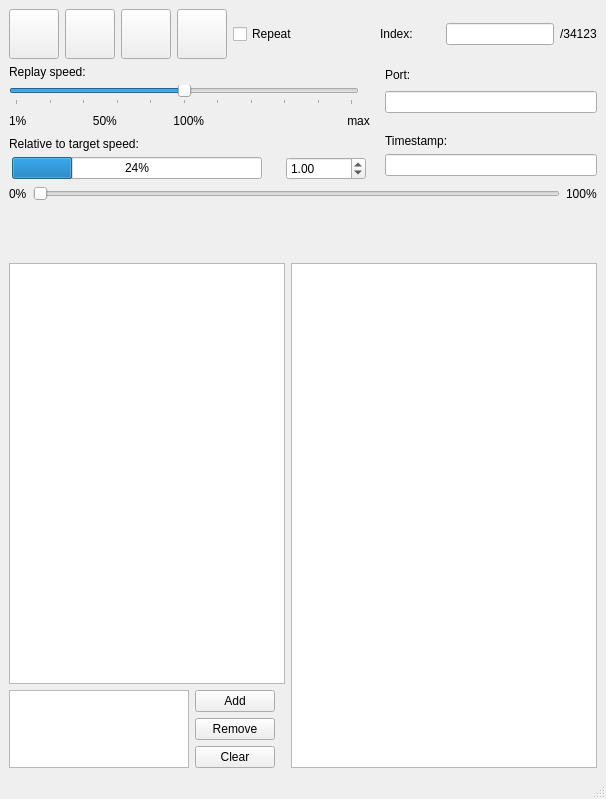
<?xml version="1.0" encoding="UTF-8"?>
<ui version="4.0">
 <class>MainWindow</class>
 <widget class="QMainWindow" name="MainWindow">
  <property name="geometry">
   <rect>
    <x>0</x>
    <y>0</y>
    <width>606</width>
    <height>799</height>
   </rect>
  </property>
  <property name="windowTitle">
   <string>MainWindow</string>
  </property>
  <widget class="QWidget" name="centralwidget">
   <layout class="QGridLayout" name="gridLayout">
    <item row="0" column="0">
     <layout class="QVBoxLayout" name="verticalLayout">
      <property name="sizeConstraint">
       <enum>QLayout::SetFixedSize</enum>
      </property>
      <item>
       <layout class="QHBoxLayout" name="horizontalLayout_5">
        <item>
         <widget class="QPushButton" name="pushButton">
          <property name="sizePolicy">
           <sizepolicy hsizetype="Fixed" vsizetype="Fixed">
            <horstretch>0</horstretch>
            <verstretch>0</verstretch>
           </sizepolicy>
          </property>
          <property name="minimumSize">
           <size>
            <width>50</width>
            <height>50</height>
           </size>
          </property>
          <property name="maximumSize">
           <size>
            <width>50</width>
            <height>50</height>
           </size>
          </property>
          <property name="text">
           <string/>
          </property>
          <property name="icon">
           <iconset resource="ressources.qrc">
            <normaloff>:/icons/icons/Icons-master/picol_latest_prerelease_svg/controls_rewind.svg</normaloff>:/icons/icons/Icons-master/picol_latest_prerelease_svg/controls_rewind.svg</iconset>
          </property>
          <property name="iconSize">
           <size>
            <width>35</width>
            <height>35</height>
           </size>
          </property>
         </widget>
        </item>
        <item>
         <widget class="QPushButton" name="playButton">
          <property name="sizePolicy">
           <sizepolicy hsizetype="Fixed" vsizetype="Fixed">
            <horstretch>0</horstretch>
            <verstretch>0</verstretch>
           </sizepolicy>
          </property>
          <property name="minimumSize">
           <size>
            <width>50</width>
            <height>50</height>
           </size>
          </property>
          <property name="maximumSize">
           <size>
            <width>50</width>
            <height>50</height>
           </size>
          </property>
          <property name="text">
           <string/>
          </property>
          <property name="icon">
           <iconset resource="ressources.qrc">
            <normaloff>:/icons/icons/Icons-master/picol_latest_prerelease_svg/controls_play.svg</normaloff>
            <normalon>:/icons/icons/Icons-master/picol_latest_prerelease_svg/controls_pause.svg</normalon>:/icons/icons/Icons-master/picol_latest_prerelease_svg/controls_play.svg</iconset>
          </property>
          <property name="iconSize">
           <size>
            <width>35</width>
            <height>35</height>
           </size>
          </property>
          <property name="checkable">
           <bool>true</bool>
          </property>
         </widget>
        </item>
        <item>
         <widget class="QPushButton" name="pushButton_2">
          <property name="sizePolicy">
           <sizepolicy hsizetype="Fixed" vsizetype="Fixed">
            <horstretch>0</horstretch>
            <verstretch>0</verstretch>
           </sizepolicy>
          </property>
          <property name="minimumSize">
           <size>
            <width>50</width>
            <height>50</height>
           </size>
          </property>
          <property name="maximumSize">
           <size>
            <width>50</width>
            <height>50</height>
           </size>
          </property>
          <property name="text">
           <string/>
          </property>
          <property name="icon">
           <iconset resource="ressources.qrc">
            <normaloff>:/icons/icons/Icons-master/picol_latest_prerelease_svg/controls_fast_forward.svg</normaloff>:/icons/icons/Icons-master/picol_latest_prerelease_svg/controls_fast_forward.svg</iconset>
          </property>
          <property name="iconSize">
           <size>
            <width>35</width>
            <height>35</height>
           </size>
          </property>
         </widget>
        </item>
        <item>
         <widget class="QPushButton" name="pushButton_5">
          <property name="sizePolicy">
           <sizepolicy hsizetype="Fixed" vsizetype="Fixed">
            <horstretch>0</horstretch>
            <verstretch>0</verstretch>
           </sizepolicy>
          </property>
          <property name="minimumSize">
           <size>
            <width>50</width>
            <height>50</height>
           </size>
          </property>
          <property name="maximumSize">
           <size>
            <width>50</width>
            <height>50</height>
           </size>
          </property>
          <property name="text">
           <string/>
          </property>
          <property name="icon">
           <iconset resource="ressources.qrc">
            <normaloff>:/icons/icons/Icons-master/picol_latest_prerelease_svg/controls_stop.svg</normaloff>:/icons/icons/Icons-master/picol_latest_prerelease_svg/controls_stop.svg</iconset>
          </property>
          <property name="iconSize">
           <size>
            <width>35</width>
            <height>35</height>
           </size>
          </property>
         </widget>
        </item>
        <item>
         <widget class="QCheckBox" name="checkBox">
          <property name="sizePolicy">
           <sizepolicy hsizetype="Fixed" vsizetype="Fixed">
            <horstretch>0</horstretch>
            <verstretch>0</verstretch>
           </sizepolicy>
          </property>
          <property name="minimumSize">
           <size>
            <width>100</width>
            <height>50</height>
           </size>
          </property>
          <property name="maximumSize">
           <size>
            <width>100</width>
            <height>50</height>
           </size>
          </property>
          <property name="text">
           <string>Repeat</string>
          </property>
          <property name="icon">
           <iconset resource="ressources.qrc">
            <normaloff>:/icons/icons/Icons-master/picol_latest_prerelease_svg/refresh.svg</normaloff>:/icons/icons/Icons-master/picol_latest_prerelease_svg/refresh.svg</iconset>
          </property>
         </widget>
        </item>
        <item>
         <spacer name="horizontalSpacer">
          <property name="orientation">
           <enum>Qt::Horizontal</enum>
          </property>
          <property name="sizeHint" stdset="0">
           <size>
            <width>40</width>
            <height>20</height>
           </size>
          </property>
         </spacer>
        </item>
        <item>
         <widget class="QLabel" name="label">
          <property name="minimumSize">
           <size>
            <width>60</width>
            <height>0</height>
           </size>
          </property>
          <property name="maximumSize">
           <size>
            <width>60</width>
            <height>16777215</height>
           </size>
          </property>
          <property name="text">
           <string>Index:</string>
          </property>
         </widget>
        </item>
        <item>
         <widget class="QLineEdit" name="lineEdit">
          <property name="sizePolicy">
           <sizepolicy hsizetype="Fixed" vsizetype="Fixed">
            <horstretch>0</horstretch>
            <verstretch>0</verstretch>
           </sizepolicy>
          </property>
         </widget>
        </item>
        <item>
         <widget class="QLabel" name="label_sample_count">
          <property name="text">
           <string>/34123</string>
          </property>
         </widget>
        </item>
       </layout>
      </item>
      <item>
       <layout class="QHBoxLayout" name="horizontalLayout_3">
        <item>
         <layout class="QVBoxLayout" name="verticalLayout_4">
          <property name="sizeConstraint">
           <enum>QLayout::SetDefaultConstraint</enum>
          </property>
          <item>
           <widget class="QLabel" name="label_3">
            <property name="sizePolicy">
             <sizepolicy hsizetype="Fixed" vsizetype="Fixed">
              <horstretch>0</horstretch>
              <verstretch>0</verstretch>
             </sizepolicy>
            </property>
            <property name="maximumSize">
             <size>
              <width>16777215</width>
              <height>20</height>
             </size>
            </property>
            <property name="text">
             <string>Replay speed:</string>
            </property>
           </widget>
          </item>
          <item>
           <widget class="QSlider" name="speedSlider">
            <property name="sizePolicy">
             <sizepolicy hsizetype="Fixed" vsizetype="Fixed">
              <horstretch>0</horstretch>
              <verstretch>0</verstretch>
             </sizepolicy>
            </property>
            <property name="minimumSize">
             <size>
              <width>250</width>
              <height>0</height>
             </size>
            </property>
            <property name="maximumSize">
             <size>
              <width>350</width>
              <height>16777215</height>
             </size>
            </property>
            <property name="maximum">
             <number>100</number>
            </property>
            <property name="singleStep">
             <number>1</number>
            </property>
            <property name="pageStep">
             <number>1</number>
            </property>
            <property name="value">
             <number>50</number>
            </property>
            <property name="sliderPosition">
             <number>50</number>
            </property>
            <property name="tracking">
             <bool>true</bool>
            </property>
            <property name="orientation">
             <enum>Qt::Horizontal</enum>
            </property>
            <property name="tickPosition">
             <enum>QSlider::TicksBelow</enum>
            </property>
            <property name="tickInterval">
             <number>10</number>
            </property>
           </widget>
          </item>
          <item>
           <widget class="QLabel" name="label_6">
            <property name="sizePolicy">
             <sizepolicy hsizetype="Fixed" vsizetype="Fixed">
              <horstretch>0</horstretch>
              <verstretch>0</verstretch>
             </sizepolicy>
            </property>
            <property name="minimumSize">
             <size>
              <width>0</width>
              <height>20</height>
             </size>
            </property>
            <property name="maximumSize">
             <size>
              <width>16777215</width>
              <height>20</height>
             </size>
            </property>
            <property name="text">
             <string>1%                    50%                 100%                                           max</string>
            </property>
           </widget>
          </item>
          <item>
           <widget class="QLabel" name="label_7">
            <property name="sizePolicy">
             <sizepolicy hsizetype="Fixed" vsizetype="Fixed">
              <horstretch>0</horstretch>
              <verstretch>0</verstretch>
             </sizepolicy>
            </property>
            <property name="maximumSize">
             <size>
              <width>16777215</width>
              <height>20</height>
             </size>
            </property>
            <property name="text">
             <string>Relative to target speed:</string>
            </property>
           </widget>
          </item>
          <item>
           <layout class="QHBoxLayout" name="horizontalLayout">
            <property name="spacing">
             <number>6</number>
            </property>
            <property name="topMargin">
             <number>0</number>
            </property>
            <item>
             <widget class="QProgressBar" name="progressBar">
              <property name="sizePolicy">
               <sizepolicy hsizetype="Fixed" vsizetype="Fixed">
                <horstretch>0</horstretch>
                <verstretch>0</verstretch>
               </sizepolicy>
              </property>
              <property name="minimumSize">
               <size>
                <width>250</width>
                <height>0</height>
               </size>
              </property>
              <property name="maximumSize">
               <size>
                <width>250</width>
                <height>16777215</height>
               </size>
              </property>
              <property name="value">
               <number>24</number>
              </property>
              <property name="alignment">
               <set>Qt::AlignLeading|Qt::AlignLeft|Qt::AlignVCenter</set>
              </property>
             </widget>
            </item>
            <item>
             <spacer name="horizontalSpacer_4">
              <property name="orientation">
               <enum>Qt::Horizontal</enum>
              </property>
              <property name="sizeType">
               <enum>QSizePolicy::Fixed</enum>
              </property>
              <property name="sizeHint" stdset="0">
               <size>
                <width>15</width>
                <height>20</height>
               </size>
              </property>
             </spacer>
            </item>
            <item>
             <widget class="QDoubleSpinBox" name="speedBox">
              <property name="sizePolicy">
               <sizepolicy hsizetype="Fixed" vsizetype="Fixed">
                <horstretch>0</horstretch>
                <verstretch>0</verstretch>
               </sizepolicy>
              </property>
              <property name="minimumSize">
               <size>
                <width>80</width>
                <height>0</height>
               </size>
              </property>
              <property name="maximumSize">
               <size>
                <width>80</width>
                <height>16777215</height>
               </size>
              </property>
              <property name="alignment">
               <set>Qt::AlignLeading|Qt::AlignLeft|Qt::AlignVCenter</set>
              </property>
              <property name="minimum">
               <double>0.010000000000000</double>
              </property>
              <property name="maximum">
               <double>10000.000000000000000</double>
              </property>
              <property name="singleStep">
               <double>0.010000000000000</double>
              </property>
              <property name="value">
               <double>1.000000000000000</double>
              </property>
             </widget>
            </item>
           </layout>
          </item>
         </layout>
        </item>
        <item>
         <spacer name="horizontalSpacer_2">
          <property name="orientation">
           <enum>Qt::Horizontal</enum>
          </property>
          <property name="sizeHint" stdset="0">
           <size>
            <width>40</width>
            <height>20</height>
           </size>
          </property>
         </spacer>
        </item>
        <item>
         <layout class="QVBoxLayout" name="verticalLayout_6">
          <property name="sizeConstraint">
           <enum>QLayout::SetDefaultConstraint</enum>
          </property>
          <property name="topMargin">
           <number>0</number>
          </property>
          <property name="rightMargin">
           <number>0</number>
          </property>
          <item>
           <widget class="QLabel" name="label_4">
            <property name="sizePolicy">
             <sizepolicy hsizetype="Expanding" vsizetype="Fixed">
              <horstretch>0</horstretch>
              <verstretch>0</verstretch>
             </sizepolicy>
            </property>
            <property name="minimumSize">
             <size>
              <width>0</width>
              <height>20</height>
             </size>
            </property>
            <property name="maximumSize">
             <size>
              <width>16777215</width>
              <height>20</height>
             </size>
            </property>
            <property name="text">
             <string>Port:</string>
            </property>
           </widget>
          </item>
          <item>
           <layout class="QHBoxLayout" name="horizontalLayout_2">
            <property name="topMargin">
             <number>0</number>
            </property>
            <property name="bottomMargin">
             <number>0</number>
            </property>
            <item>
             <widget class="QLineEdit" name="lineEdit_2">
              <property name="minimumSize">
               <size>
                <width>212</width>
                <height>0</height>
               </size>
              </property>
              <property name="text">
               <string/>
              </property>
             </widget>
            </item>
           </layout>
          </item>
          <item>
           <spacer name="verticalSpacer">
            <property name="orientation">
             <enum>Qt::Vertical</enum>
            </property>
            <property name="sizeType">
             <enum>QSizePolicy::Fixed</enum>
            </property>
            <property name="sizeHint" stdset="0">
             <size>
              <width>20</width>
              <height>9</height>
             </size>
            </property>
           </spacer>
          </item>
          <item>
           <layout class="QHBoxLayout" name="horizontalLayout_7">
            <property name="topMargin">
             <number>0</number>
            </property>
            <item>
             <widget class="QLabel" name="label_5">
              <property name="sizePolicy">
               <sizepolicy hsizetype="Expanding" vsizetype="Fixed">
                <horstretch>0</horstretch>
                <verstretch>0</verstretch>
               </sizepolicy>
              </property>
              <property name="minimumSize">
               <size>
                <width>0</width>
                <height>20</height>
               </size>
              </property>
              <property name="maximumSize">
               <size>
                <width>16777215</width>
                <height>20</height>
               </size>
              </property>
              <property name="text">
               <string>Timestamp:</string>
              </property>
              <property name="alignment">
               <set>Qt::AlignBottom|Qt::AlignLeading|Qt::AlignLeft</set>
              </property>
              <property name="margin">
               <number>0</number>
              </property>
             </widget>
            </item>
           </layout>
          </item>
          <item>
           <layout class="QHBoxLayout" name="horizontalLayout_6">
            <property name="spacing">
             <number>6</number>
            </property>
            <property name="topMargin">
             <number>0</number>
            </property>
            <item>
             <widget class="QLineEdit" name="lineEdit_3"/>
            </item>
           </layout>
          </item>
         </layout>
        </item>
       </layout>
      </item>
      <item>
       <layout class="QHBoxLayout" name="horizontalLayout_4">
        <item>
         <widget class="QLabel" name="label_8">
          <property name="text">
           <string>0%</string>
          </property>
         </widget>
        </item>
        <item>
         <widget class="QSlider" name="horizontalSlider">
          <property name="orientation">
           <enum>Qt::Horizontal</enum>
          </property>
         </widget>
        </item>
        <item>
         <widget class="QLabel" name="label_9">
          <property name="text">
           <string>100%</string>
          </property>
         </widget>
        </item>
       </layout>
      </item>
      <item>
       <widget class="QwtPlot" name="qwtPlot">
        <property name="sizePolicy">
         <sizepolicy hsizetype="Expanding" vsizetype="Fixed">
          <horstretch>0</horstretch>
          <verstretch>0</verstretch>
         </sizepolicy>
        </property>
        <property name="minimumSize">
         <size>
          <width>0</width>
          <height>50</height>
         </size>
        </property>
        <property name="maximumSize">
         <size>
          <width>16777215</width>
          <height>50</height>
         </size>
        </property>
       </widget>
      </item>
      <item>
       <layout class="QHBoxLayout" name="horizontalLayout_8">
        <item>
         <layout class="QVBoxLayout" name="verticalLayout_8">
          <property name="leftMargin">
           <number>0</number>
          </property>
          <property name="topMargin">
           <number>0</number>
          </property>
          <item>
           <widget class="QListView" name="taskNameList">
            <property name="sizePolicy">
             <sizepolicy hsizetype="Maximum" vsizetype="Expanding">
              <horstretch>0</horstretch>
              <verstretch>0</verstretch>
             </sizepolicy>
            </property>
            <property name="maximumSize">
             <size>
              <width>300</width>
              <height>16777215</height>
             </size>
            </property>
            <property name="editTriggers">
             <set>QAbstractItemView::NoEditTriggers</set>
            </property>
           </widget>
          </item>
          <item>
           <layout class="QHBoxLayout" name="horizontalLayout_9">
            <property name="topMargin">
             <number>0</number>
            </property>
            <item>
             <widget class="QTreeView" name="treeView">
              <property name="sizePolicy">
               <sizepolicy hsizetype="Maximum" vsizetype="Maximum">
                <horstretch>0</horstretch>
                <verstretch>0</verstretch>
               </sizepolicy>
              </property>
              <property name="minimumSize">
               <size>
                <width>0</width>
                <height>0</height>
               </size>
              </property>
              <property name="maximumSize">
               <size>
                <width>180</width>
                <height>110</height>
               </size>
              </property>
             </widget>
            </item>
            <item>
             <layout class="QVBoxLayout" name="verticalLayout_9">
              <property name="rightMargin">
               <number>10</number>
              </property>
              <item>
               <widget class="QPushButton" name="pushButton_6">
                <property name="text">
                 <string>Add</string>
                </property>
                <property name="icon">
                 <iconset resource="ressources.qrc">
                  <normaloff>:/icons/icons/Icons-master/picol_latest_prerelease_svg/plus.svg</normaloff>:/icons/icons/Icons-master/picol_latest_prerelease_svg/plus.svg</iconset>
                </property>
               </widget>
              </item>
              <item>
               <widget class="QPushButton" name="pushButton_4">
                <property name="text">
                 <string>Remove</string>
                </property>
                <property name="icon">
                 <iconset resource="ressources.qrc">
                  <normaloff>:/icons/icons/Icons-master/picol_latest_prerelease_svg/cancel.svg</normaloff>:/icons/icons/Icons-master/picol_latest_prerelease_svg/cancel.svg</iconset>
                </property>
               </widget>
              </item>
              <item>
               <widget class="QPushButton" name="pushButton_8">
                <property name="text">
                 <string>Clear</string>
                </property>
                <property name="icon">
                 <iconset resource="ressources.qrc">
                  <normaloff>:/icons/icons/Icons-master/picol_latest_prerelease_svg/trash.svg</normaloff>:/icons/icons/Icons-master/picol_latest_prerelease_svg/trash.svg</iconset>
                </property>
               </widget>
              </item>
             </layout>
            </item>
           </layout>
          </item>
         </layout>
        </item>
        <item>
         <widget class="QTreeView" name="treeView_2">
          <property name="sizePolicy">
           <sizepolicy hsizetype="Expanding" vsizetype="Expanding">
            <horstretch>0</horstretch>
            <verstretch>0</verstretch>
           </sizepolicy>
          </property>
          <property name="minimumSize">
           <size>
            <width>0</width>
            <height>300</height>
           </size>
          </property>
         </widget>
        </item>
       </layout>
      </item>
     </layout>
    </item>
   </layout>
  </widget>
  <widget class="QMenuBar" name="menubar">
   <property name="geometry">
    <rect>
     <x>0</x>
     <y>0</y>
     <width>606</width>
     <height>24</height>
    </rect>
   </property>
  </widget>
  <widget class="QStatusBar" name="statusbar"/>
 </widget>
 <customwidgets>
  <customwidget>
   <class>QwtPlot</class>
   <extends>QFrame</extends>
   <header>qwt_plot.h</header>
  </customwidget>
 </customwidgets>
 <resources>
  <include location="ressources.qrc"/>
 </resources>
 <connections/>
</ui>
